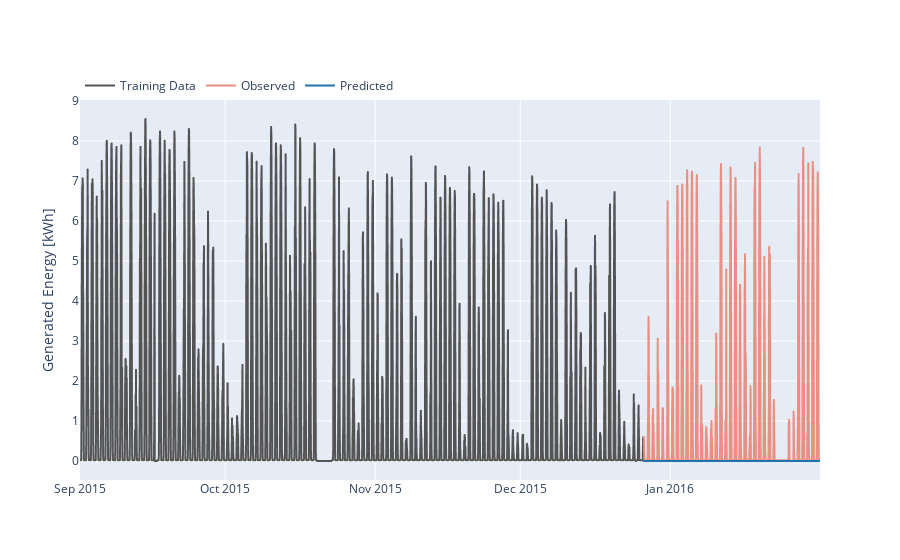

Write notebook code for a chart like this one.
### Code cell
fig = go.Figure(go.Scattergl(
    x = train_validation_df[september_start : ].index,
    y = train_validation_df['Generated Energy'][september_start : ],
    name = "Training Data",
    line=dict(color='rgb(84, 84, 84)')
))

fig.add_trace(go.Scattergl(
    x = test_df.index,
    y = test_df['Generated Energy'],
    name = "Observed",
    line=dict(color='rgb(234,143,129)')
))

fig.add_trace(go.Scattergl(
    x = forecast_arima_test.index,
    y = forecast_arima_test['Prediction'],
    name = "Predicted",
    line=dict(color='rgb(32,115,171)')
))

fig.update_yaxes(title="Generated Energy [kWh]")
fig.update_layout(template="plotly",
                legend=dict(orientation="h",
                yanchor="bottom",
                y=1,
                xanchor="left",
                x=0))

fig.write_html("NEW_ARIMA_FIGS/arima_production.html")
fig.show()

### Figure 1 — Plotly figure (JSON) as saved in the notebook; plotly's stock layout.template omitted (floating-point values rounded to 4 significant figures; data arrays with more than 128 entries replaced by an {"elided": "..."} marker saying what was removed)
{"data": [{"line": {"color": "rgb(84, 84, 84)"}, "name": "Training Data", "x": {"elided": "2796 str values"}, "y": {"elided": "2796 float values"}, "type": "scattergl"}, {"line": {"color": "rgb(234,143,129)"}, "name": "Observed", "x": {"elided": "876 str values"}, "y": {"elided": "876 float values"}, "type": "scattergl"}, {"line": {"color": "rgb(32,115,171)"}, "name": "Predicted", "x": {"elided": "876 str values"}, "y": {"elided": "876 float values"}, "type": "scattergl"}], "layout": {"yaxis": {"title": {"text": "Generated Energy [kWh]"}}, "legend": {"orientation": "h", "yanchor": "bottom", "y": 1, "xanchor": "left", "x": 0}}}
